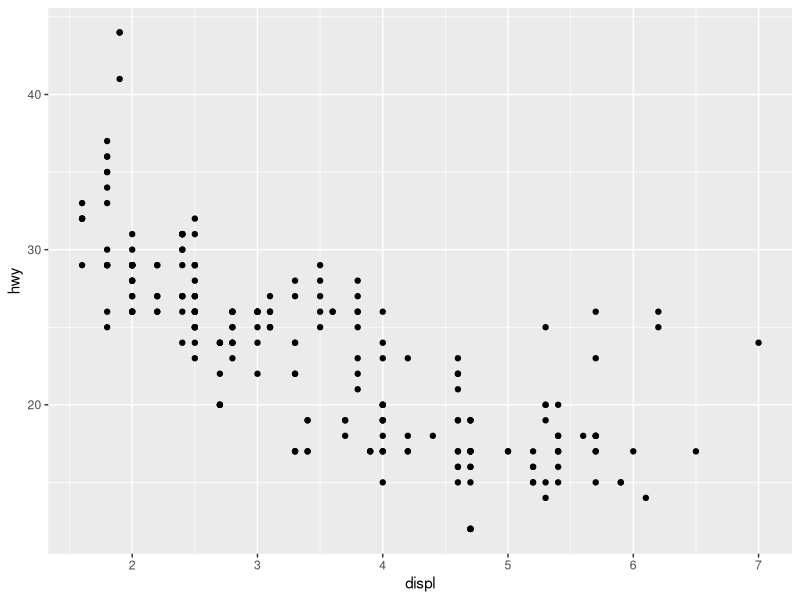
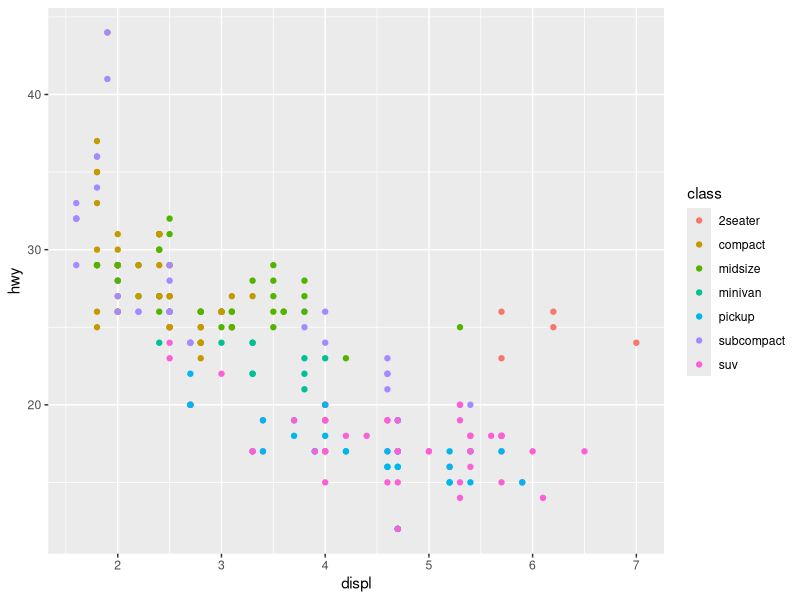
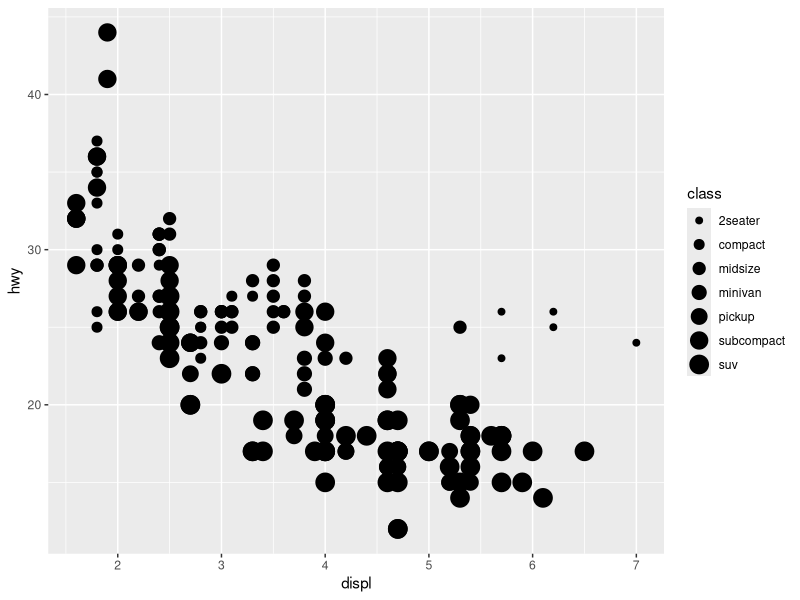

Source code (R) for these figures, in order:
# John Tukey 
# “The simple graph has brought more information to the data analyst’s mind than any other device.” 

# Load the library
 library(tidyverse)

 # If we need to be explicit about where a function (or dataset) comes from, we’ll use the special 
 # form package::function(). For example, ggplot2::ggplot() tells you explicitly that we’re using 
 # the ggplot() function from the ggplot2 package. 
 
 # Let’s use our first graph to answer a question: Do cars with big engines use more fuel than cars 
 # with small engines? 
 
 # You probably already have an answer, but try to make your answer precise. What does the relationship 
 # between engine size and fuel efficiency look like? Is it positive? Negative? Linear? Nonlinear?
 
 # You can test your answer with the mpg data frame found in ggplot2 (aka ggplot2::mpg). 
 # A data frame is a rectangular collection of variables (in the columns) and observations (in the rows). 
 # mpg contains observations collected by the US Environmental Protection Agency on 38 models of car.
 
mpg

# Getting help with the data
?mpg

# Creating a ggplot

# To plot mpg, run this code to put displ on the x-axis and hwy on the y-axis:

ggplot(data = mpg) + 
  geom_point(mapping = aes(x = displ, y = hwy))

# The plot shows a negative relationship between engine size (displ) and fuel efficiency (hwy). 
# In other words, cars with big engines use more fuel. Does this confirm or refute your hypothesis 
# about fuel efficiency and engine size?

# With ggplot2, you begin a plot with the function ggplot(). ggplot() creates a coordinate system 
# that you can add layers to. 

# The first argument of ggplot() is the dataset to use in the graph. 
# So ggplot(data = mpg) creates an empty graph, but it’s not very interesting.

# You complete your graph by adding one or more layers to ggplot(). 
# The function geom_point() adds a layer of points to your plot, which creates a scatterplot. 
# ggplot2 comes with many geom functions that each add a different type of layer to a plot. 
# Each geom function in ggplot2 takes a mapping argument. This defines how variables in your 
# dataset are mapped to visual properties. 

# The mapping argument is always paired with aes(), and the x and y arguments of aes() 
# specify which variables to map to the x and y axes. 
# ggplot2 looks for the mapped variables in the data argument, in this case, mpg.

# ggplot template
# Let’s turn this code into a reusable template for making graphs with ggplot2. 
# To make a graph, replace the bracketed sections in the code below with a dataset, 
# a geom function, or a collection of mappings.

# ggplot(data = <DATA>) + 
#  <GEOM_FUNCTION>(mapping = aes(<MAPPINGS>))

#  3.3 Aesthetic mappings

# “The greatest value of a picture is when it forces us to notice what we never expected to see.” — John Tukey

# In the plot below, one group of points (highlighted in red) seems to fall outside of the linear trend. 
# These cars have a higher mileage than you might expect. How can you explain these cars?
# Let’s hypothesize that the cars are hybrids. One way to test this hypothesis is to look at the class value for each car. The class variable of the mpg dataset classifies cars into groups such as compact, midsize, and SUV. If the outlying points are hybrids, they should be classified as compact cars or, perhaps, subcompact cars (keep in mind that this data was collected before hybrid trucks and SUVs became popular).
# You can add a third variable, like class, to a two dimensional scatterplot by mapping it to an aesthetic. An aesthetic is a visual property of the objects in your plot. Aesthetics include things like the size, the shape, or the color of your points. You can display a point (like the one below) in different ways by changing the values of its aesthetic properties. Since we already use the word “value” to describe data, let’s use the word “level” to describe aesthetic properties. Here we change the levels of a point’s size, shape, and color to make the point small, triangular, or blue:
# You can convey information about your data by mapping the aesthetics in your plot to the variables in your dataset. For example, you can map the colors of your points to the class variable to reveal the class of each car.

ggplot(data = mpg) + 
  geom_point(mapping = aes(x = displ, y = hwy, color = class))

# To map an aesthetic to a variable, associate the name of the aesthetic to the name of the variable inside aes(). ggplot2 will automatically assign a unique level of the aesthetic (here a unique color) to each unique value of the variable, a process known as scaling. ggplot2 will also add a legend that explains which levels correspond to which values.

# The colors reveal that many of the unusual points are two-seater cars. These cars don’t seem like hybrids, and are, in fact, sports cars! Sports cars have large engines like SUVs and pickup trucks, but small bodies like midsize and compact cars, which improves their gas mileage. In hindsight, these cars were unlikely to be hybrids since they have large engines.

# In the above example, we mapped class to the color aesthetic, but we could have mapped class to the size aesthetic in the same way. In this case, the exact size of each point would reveal its class affiliation. We get a warning here, because mapping an unordered variable (class) to an ordered aesthetic (size) is not a good idea.

ggplot(data = mpg) + 
  geom_point(mapping = aes(x = displ, y = hwy, size = class))













